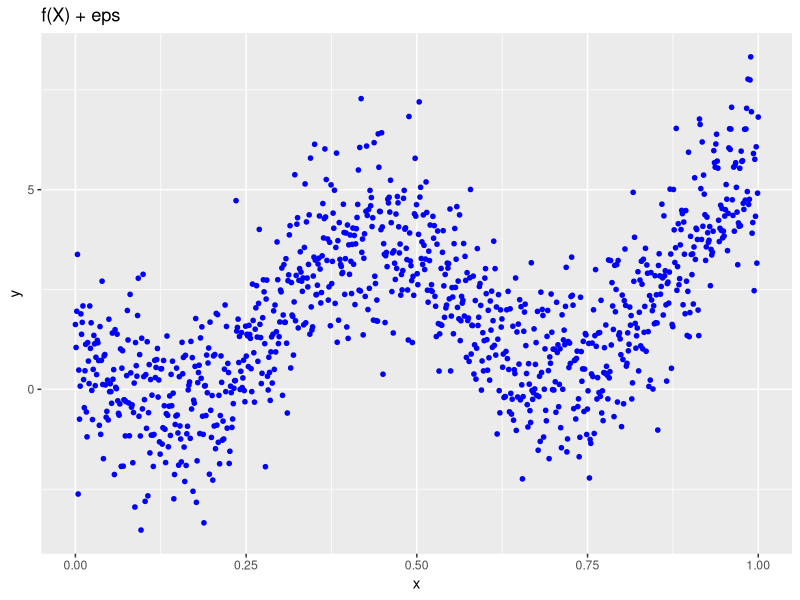

Recreate this plot in R. (Note: this script raises an error after producing the figure.)
#######################################################
##
#######################################################
library(ggplot2)
library(dplyr)
library(tidyr)


#######################################################
## Start by building some data
#######################################################
b0 <- 1
b1 <- 2
b2 <- -2
b3 <- 3.5
############################################
## a "true" underlying function. In reality, we never know what this
## is or if it even exists
############################################
true.fnc <- function(x){b0+b1*x+b2*sin(b3*pi*x)}

############################################
## put some data together
############################################
sd <- 1.25
N <- 1000
x <- seq(0,1,length=N)
y <- true.fnc(x)+rnorm(N,0,sd)
##this is  Y=F(X)+eps
true.df <- data.frame(x,y)


############################################
## Plots


ggplot(true.df,aes(x,y))+
  geom_point(color="blue",size=1.25) +
  ggtitle("f(X) + eps")

gplot(true.df,aes(x,y))+
  geom_point(aes(x,y.model),color="black",size=1.25)+
  geom_point(color="blue",size=1) +
  ggtitle("f(x) and f(X) + eps")


#######################################################
## Training
## all we get is sample of size n
#######################################################
n <- 40
train <- sample(1:N,n,rep=F)
train.df <- true.df[train,]

## create test set of the same size
test <- sample(1:N,n,rep=F)
test.df <- true.df[test,]


############################################
## look at these
############################################
ggplot(train.df,aes(x,y))+
    geom_point(color="black",size=3)+
    ggtitle("Training set")

ggplot(test.df,aes(x,y))+
    geom_point(color="blue",size=3)+
    ggtitle("Testing set")


############################################
##Use a Linear Model to fit the data
## we will look more closely at linear regression soon
############################################
mod.lm1 <- lm(y~x,data=train.df)

#######################################################
##predict on training set
#######################################################
pred.test <- predict(mod.lm1,data=train.df)
train.df <- mutate(train.df,pred1 = pred.test)

#######################################################
## Here is fhat, our approximation to the "true" function f
############################################
fhat <- function(x0){
    predict(mod.lm,data.frame(x=x0))
}


ggplot(train.df,aes(x,y))+
  geom_point(color="black",size=3)+#geom_line(color="black")+
  geom_point(aes(x,pred1),color="red",size=3)+geom_line(aes(x,pred1),color="red")+
  ggtitle("Training set\nBlack=data Red=Prediction")



#######################################################
##predict on testing
############################################
pred.test <- predict.lm(mod.lm1,newdata=test.df)
##equivalently...
##pred.test <- fhat(test.df$x)
test.df <- mutate(test.df,pred1 = pred.test)



ggplot(test.df,aes(x,y))+
  geom_point(color="black",size=3)+#geom_line(color="black")+
  geom_point(aes(x,pred1),color="red",size=3)+geom_line(aes(x,pred1),color="red")+
  ggtitle("Testing set\nBlack=data Red=Prediction")


############################################
## Compare MSEs
############################################
with(train.df,mean((y-pred1)^2))
with(test.df,mean((y-pred1)^2))
##Not bad.

#######################################################
## Flexibility
## Repeat with higher degree fit
##orthogonal poly's
#######################################################
mod.lm2 <- lm(y~poly(x,2),data=train.df)
mod.lm3 <- lm(y~poly(x,3),data=train.df)
mod.lm5 <- lm(y~poly(x,5),data=train.df)
mod.lm10 <- lm(y~poly(x,10),data=train.df)

pred.train2 <- predict(mod.lm2)
pred.train3 <- predict(mod.lm3)
pred.train5 <- predict(mod.lm5)
pred.train10 <- predict(mod.lm10)


train.df$pred2  <- pred.train2
train.df$pred3  <- pred.train3
train.df$pred5  <- pred.train5
train.df$pred10 <- pred.train10

#######################################################
## reshape the data a bit
#######################################################
t.df <- train.df%>%
    gather(type,val,y:pred10)

#######################################################
## The training data
#######################################################
gg1 <-
    ggplot(filter(t.df,type=="y"),aes(x,val))+geom_point(size=3)+geom_line()
gg1

#######################################################
## Add on the different models
#######################################################
gg1 +
    geom_line(data=filter(t.df,type!="y"),aes(x,val,color=type),size=1.5)+
    scale_color_brewer(palette="Set1")+
    ggtitle("Models with greater flexibility")


#######################################################
## Cosemetic change...don't like the labels
#######################################################
type.df <- data.frame(type=paste0("pred",1:10),Model=paste0("deg=",1:10))
t2.df <- t.df%>%
    inner_join(type.df)%>%
    mutate(Model=factor(Model,paste0("deg=",1:10)))

gg1 +
    geom_line(data=filter(t2.df,type!="y"),aes(x,val,color=Model),size=1.5)+
    scale_color_brewer(palette="Set1")+
    ggtitle("Models with greater flexibility")

#######################################################
## For each of these models, we can compare the train and test mse.
#######################################################
test.df$pred1 <- predict(mod.lm1,newdata=test.df)
test.df$pred2 <- predict(mod.lm2,newdata=test.df)
test.df$pred3 <- predict(mod.lm3,newdata=test.df)
test.df$pred5 <- predict(mod.lm5,newdata=test.df)
test.df$pred10 <- predict(mod.lm10,newdata=test.df)

c(with(train.df,mean((y-pred1)^2)),with(test.df,mean((y-pred1)^2)))
c(with(train.df,mean((y-pred2)^2)),with(test.df,mean((y-pred2)^2)))
c(with(train.df,mean((y-pred3)^2)),with(test.df,mean((y-pred3)^2)))
c(with(train.df,mean((y-pred5)^2)),with(test.df,mean((y-pred5)^2)))
c(with(train.df,mean((y-pred10)^2)),with(test.df,mean((y-pred10)^2)))





############################################
## Plan: Recreate Figure 2.9
## Increase flexibility, ie degree of the fit
## Track train/test mse as function of flexibilty
## plot both values
#############################################
## create train set of the same size
train <- sample(1:N,n,rep=F)
train.df <- true.df[train,]
## create test set of the same size
test <- sample(1:N,n,rep=F)
test.df <- true.df[test,]

maxDeg <- 10
mseVals <- matrix(nrow=maxDeg,ncol=3)
deg <- 6
for(deg in 1:maxDeg){
    ## Train: Build model on training data
    mod <- lm(y~poly(x,deg),data=train.df)
    ##training predictions
    preds <- predict(mod,data=train.df)
    train.df <- mutate(train.df,pred = preds)
    ## Testing predictions
    preds <- predict.lm(mod,newdata=test.df)
    test.df <- mutate(test.df,pred = preds)
    ##train and test mse
    mseTrain <- with(train.df,mean((y-pred)^2))
    mseTest <- with(test.df,mean((y-pred)^2))
    print(mseTrain)
    mseVals[deg,] <- c(deg,mseTrain,mseTest)
}
############################################
mseVals.df <- data.frame(mseVals)
names(mseVals.df) <- c("deg","mseTrain","mseTest")
mseVals.df <- mseVals.df%>%
    gather(type,val,-deg)
############################################
ggplot(mseVals.df,aes(deg,val,color=type)) +
    geom_point()+geom_line()+
    scale_color_manual(values=c(mseTrain="red",mseTest="blue"))+
    geom_hline(yintercept=sd,linetype="dashed")+
    scale_x_continuous(breaks=1:10)+
    ggtitle("MSE and Flexibility: Training vs Testing")




#######################################################
## Almost want we want.  But the training data is the same every time
## Add randomness to training  and test data
##
#######################################################
M <- 500
mseTrain <- matrix(nrow=M,ncol=1)
mseTest <- matrix(nrow=M,ncol=1)
for(deg in 1:maxDeg){
    print(deg)
    ## Train: Build model on training data
    for(j in 1:M){
        train <- sample(1:N,n,rep=F)
        train.df <- true.df[train,]
        ## create test set of the same size
        test <- sample(1:N,n,rep=F)
        test.df <- true.df[test,]
        ##
        mod.lm <- lm(y~poly(x,deg),data=train.df)
        ##training predictions
        pred.test <- predict(mod.lm,data=train.df)
        train.df <- mutate(train.df,pred = pred.test)
        ## Testing predictions
        pred.test <- predict.lm(mod.lm,newdata=test.df)
        test.df <- mutate(test.df,pred = pred.test)
        ##train and test mse
        mseTrain[j] <- with(train.df,mean((y-pred)^2))
        mseTest[j] <- with(test.df,mean((y-pred)^2))
    }
    mseVals[deg,] <- c(deg,mean(mseTrain),mean(mseTest))
}
############################################
mseVals.df <- data.frame(mseVals)
names(mseVals.df) <- c("deg","mseTrain","mseTest")
mseVals.df <- mseVals.df%>%
    gather(type,val,-deg)

############################################
ggplot(mseVals.df,aes(deg,val,color=type)) +
    geom_point()+geom_line()+
    scale_color_manual(values=c(mseTrain="red",mseTest="blue"))+
    geom_hline(yintercept=sd,linetype="dashed")+
    scale_x_continuous(breaks=1:10)+
    scale_y_continuous(limits=c(0,10))+
    ggtitle("MSE and Flexibility: Training vs Testing")



#######################################################
## From this it appears that a deg=6 polynomial is the best model to
## use on this sort of data
#######################################################
